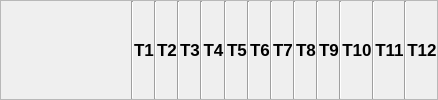
              <widget class="QFrame" name="frame_14">
               <property name="minimumSize">
                <size>
                 <width>0</width>
                 <height>50</height>
                </size>
               </property>
               <property name="styleSheet">
                <string notr="true"/>
               </property>
               <property name="frameShape">
                <enum>QFrame::StyledPanel</enum>
               </property>
               <property name="frameShadow">
                <enum>QFrame::Raised</enum>
               </property>
               <layout class="QHBoxLayout" name="horizontalLayout_5">
                <property name="spacing">
                 <number>0</number>
                </property>
                <property name="leftMargin">
                 <number>0</number>
                </property>
                <property name="topMargin">
                 <number>0</number>
                </property>
                <property name="rightMargin">
                 <number>0</number>
                </property>
                <property name="bottomMargin">
                 <number>0</number>
                </property>
                <item>
                 <widget class="QFrame" name="frame_15">
                  <property name="minimumSize">
                   <size>
                    <width>130</width>
                    <height>0</height>
                   </size>
                  </property>
                  <property name="maximumSize">
                   <size>
                    <width>130</width>
                    <height>16777215</height>
                   </size>
                  </property>
                  <property name="styleSheet">
                   <string notr="true">border:none;
</string>
                  </property>
                  <property name="frameShape">
                   <enum>QFrame::StyledPanel</enum>
                  </property>
                  <property name="frameShadow">
                   <enum>QFrame::Raised</enum>
                  </property>
                  <layout class="QGridLayout" name="gridLayout_3">
                   <property name="leftMargin">
                    <number>0</number>
                   </property>
                   <property name="topMargin">
                    <number>0</number>
                   </property>
                   <property name="rightMargin">
                    <number>0</number>
                   </property>
                   <property name="bottomMargin">
                    <number>0</number>
                   </property>
                   <property name="spacing">
                    <number>0</number>
                   </property>
                   <item row="0" column="0">
                    <widget class="QLabel" name="label_3">
                     <property name="font">
                      <font>
                       <pointsize>13</pointsize>
                       <weight>75</weight>
                       <bold>true</bold>
                      </font>
                     </property>
                     <property name="styleSheet">
                      <string notr="true">border:none;</string>
                     </property>
                     <property name="text">
                      <string/>
                     </property>
                     <property name="alignment">
                      <set>Qt::AlignCenter</set>
                     </property>
                    </widget>
                   </item>
                  </layout>
                 </widget>
                </item>
                <item>
                 <widget class="Line" name="line">
                  <property name="orientation">
                   <enum>Qt::Vertical</enum>
                  </property>
                 </widget>
                </item>
                <item>
                 <widget class="QFrame" name="frame_16">
                  <property name="styleSheet">
                   <string notr="true">border:none;
</string>
                  </property>
                  <property name="frameShape">
                   <enum>QFrame::StyledPanel</enum>
                  </property>
                  <property name="frameShadow">
                   <enum>QFrame::Raised</enum>
                  </property>
                  <layout class="QGridLayout" name="gridLayout_4">
                   <property name="leftMargin">
                    <number>0</number>
                   </property>
                   <property name="topMargin">
                    <number>0</number>
                   </property>
                   <property name="rightMargin">
                    <number>0</number>
                   </property>
                   <property name="bottomMargin">
                    <number>0</number>
                   </property>
                   <property name="spacing">
                    <number>0</number>
                   </property>
                   <item row="0" column="0">
                    <widget class="QLabel" name="label_11">
                     <property name="font">
                      <font>
                       <pointsize>13</pointsize>
                       <weight>75</weight>
                       <bold>true</bold>
                      </font>
                     </property>
                     <property name="text">
                      <string>T1</string>
                     </property>
                     <property name="alignment">
                      <set>Qt::AlignCenter</set>
                     </property>
                    </widget>
                   </item>
                  </layout>
                 </widget>
                </item>
                <item>
                 <widget class="Line" name="line_2">
                  <property name="orientation">
                   <enum>Qt::Vertical</enum>
                  </property>
                 </widget>
                </item>
                <item>
                 <widget class="QFrame" name="frame_17">
                  <property name="styleSheet">
                   <string notr="true">border:none;
</string>
                  </property>
                  <property name="frameShape">
                   <enum>QFrame::StyledPanel</enum>
                  </property>
                  <property name="frameShadow">
                   <enum>QFrame::Raised</enum>
                  </property>
                  <layout class="QGridLayout" name="gridLayout_5">
                   <property name="leftMargin">
                    <number>0</number>
                   </property>
                   <property name="topMargin">
                    <number>0</number>
                   </property>
                   <property name="rightMargin">
                    <number>0</number>
                   </property>
                   <property name="bottomMargin">
                    <number>0</number>
                   </property>
                   <property name="spacing">
                    <number>0</number>
                   </property>
                   <item row="0" column="0">
                    <widget class="QLabel" name="label_12">
                     <property name="font">
                      <font>
                       <pointsize>13</pointsize>
                       <weight>75</weight>
                       <bold>true</bold>
                      </font>
                     </property>
                     <property name="text">
                      <string>T2</string>
                     </property>
                     <property name="alignment">
                      <set>Qt::AlignCenter</set>
                     </property>
                    </widget>
                   </item>
                  </layout>
                 </widget>
                </item>
                <item>
                 <widget class="Line" name="line_3">
                  <property name="orientation">
                   <enum>Qt::Vertical</enum>
                  </property>
                 </widget>
                </item>
                <item>
                 <widget class="QFrame" name="frame_20">
                  <property name="styleSheet">
                   <string notr="true">border:none;
</string>
                  </property>
                  <property name="frameShape">
                   <enum>QFrame::StyledPanel</enum>
                  </property>
                  <property name="frameShadow">
                   <enum>QFrame::Raised</enum>
                  </property>
                  <layout class="QGridLayout" name="gridLayout_6">
                   <property name="leftMargin">
                    <number>0</number>
                   </property>
                   <property name="topMargin">
                    <number>0</number>
                   </property>
                   <property name="rightMargin">
                    <number>0</number>
                   </property>
                   <property name="bottomMargin">
                    <number>0</number>
                   </property>
                   <property name="spacing">
                    <number>0</number>
                   </property>
                   <item row="0" column="0">
                    <widget class="QLabel" name="label_13">
                     <property name="font">
                      <font>
                       <pointsize>13</pointsize>
                       <weight>75</weight>
                       <bold>true</bold>
                      </font>
                     </property>
                     <property name="text">
                      <string>T3</string>
                     </property>
                     <property name="alignment">
                      <set>Qt::AlignCenter</set>
                     </property>
                    </widget>
                   </item>
                  </layout>
                 </widget>
                </item>
                <item>
                 <widget class="Line" name="line_4">
                  <property name="orientation">
                   <enum>Qt::Vertical</enum>
                  </property>
                 </widget>
                </item>
                <item>
                 <widget class="QFrame" name="frame_21">
                  <property name="styleSheet">
                   <string notr="true">border:none;
</string>
                  </property>
                  <property name="frameShape">
                   <enum>QFrame::StyledPanel</enum>
                  </property>
                  <property name="frameShadow">
                   <enum>QFrame::Raised</enum>
                  </property>
                  <layout class="QGridLayout" name="gridLayout_7">
                   <property name="leftMargin">
                    <number>0</number>
                   </property>
                   <property name="topMargin">
                    <number>0</number>
                   </property>
                   <property name="rightMargin">
                    <number>0</number>
                   </property>
                   <property name="bottomMargin">
                    <number>0</number>
                   </property>
                   <property name="spacing">
                    <number>0</number>
                   </property>
                   <item row="0" column="0">
                    <widget class="QLabel" name="label_14">
                     <property name="font">
                      <font>
                       <pointsize>13</pointsize>
                       <weight>75</weight>
                       <bold>true</bold>
                      </font>
                     </property>
                     <property name="text">
                      <string>T4</string>
                     </property>
                     <property name="alignment">
                      <set>Qt::AlignCenter</set>
                     </property>
                    </widget>
                   </item>
                  </layout>
                 </widget>
                </item>
                <item>
                 <widget class="Line" name="line_5">
                  <property name="orientation">
                   <enum>Qt::Vertical</enum>
                  </property>
                 </widget>
                </item>
                <item>
                 <widget class="QFrame" name="frame_22">
                  <property name="styleSheet">
                   <string notr="true">border:none;
</string>
                  </property>
                  <property name="frameShape">
                   <enum>QFrame::StyledPanel</enum>
                  </property>
                  <property name="frameShadow">
                   <enum>QFrame::Raised</enum>
                  </property>
                  <layout class="QGridLayout" name="gridLayout_8">
                   <property name="leftMargin">
                    <number>0</number>
                   </property>
                   <property name="topMargin">
                    <number>0</number>
                   </property>
                   <property name="rightMargin">
                    <number>0</number>
                   </property>
                   <property name="bottomMargin">
                    <number>0</number>
                   </property>
                   <property name="spacing">
                    <number>0</number>
                   </property>
                   <item row="0" column="0">
                    <widget class="QLabel" name="label_15">
                     <property name="font">
                      <font>
                       <pointsize>13</pointsize>
                       <weight>75</weight>
                       <bold>true</bold>
                      </font>
                     </property>
                     <property name="text">
                      <string>T5</string>
                     </property>
                     <property name="alignment">
                      <set>Qt::AlignCenter</set>
                     </property>
                    </widget>
                   </item>
                  </layout>
                 </widget>
                </item>
                <item>
                 <widget class="Line" name="line_6">
                  <property name="orientation">
                   <enum>Qt::Vertical</enum>
                  </property>
                 </widget>
                </item>
                <item>
                 <widget class="QFrame" name="frame_23">
                  <property name="styleSheet">
                   <string notr="true">border:none;
</string>
                  </property>
                  <property name="frameShape">
                   <enum>QFrame::StyledPanel</enum>
                  </property>
                  <property name="frameShadow">
                   <enum>QFrame::Raised</enum>
                  </property>
                  <layout class="QGridLayout" name="gridLayout_9">
                   <property name="leftMargin">
                    <number>0</number>
                   </property>
                   <property name="topMargin">
                    <number>0</number>
                   </property>
                   <property name="rightMargin">
                    <number>0</number>
                   </property>
                   <property name="bottomMargin">
                    <number>0</number>
                   </property>
                   <property name="spacing">
                    <number>0</number>
                   </property>
                   <item row="0" column="0">
                    <widget class="QLabel" name="label_16">
                     <property name="font">
                      <font>
                       <pointsize>13</pointsize>
                       <weight>75</weight>
                       <bold>true</bold>
                      </font>
                     </property>
                     <property name="text">
                      <string>T6</string>
                     </property>
                     <property name="alignment">
                      <set>Qt::AlignCenter</set>
                     </property>
                    </widget>
                   </item>
                  </layout>
                 </widget>
                </item>
                <item>
                 <widget class="Line" name="line_7">
                  <property name="orientation">
                   <enum>Qt::Vertical</enum>
                  </property>
                 </widget>
                </item>
                <item>
                 <widget class="QFrame" name="frame_24">
                  <property name="styleSheet">
                   <string notr="true">border:none;
</string>
                  </property>
                  <property name="frameShape">
                   <enum>QFrame::StyledPanel</enum>
                  </property>
                  <property name="frameShadow">
                   <enum>QFrame::Raised</enum>
                  </property>
                  <layout class="QGridLayout" name="gridLayout_10">
                   <property name="leftMargin">
                    <number>0</number>
                   </property>
                   <property name="topMargin">
                    <number>0</number>
                   </property>
                   <property name="rightMargin">
                    <number>0</number>
                   </property>
                   <property name="bottomMargin">
                    <number>0</number>
                   </property>
                   <property name="spacing">
                    <number>0</number>
                   </property>
                   <item row="0" column="0">
                    <widget class="QLabel" name="label_17">
                     <property name="font">
                      <font>
                       <pointsize>13</pointsize>
                       <weight>75</weight>
                       <bold>true</bold>
                      </font>
                     </property>
                     <property name="text">
                      <string>T7</string>
                     </property>
                     <property name="alignment">
                      <set>Qt::AlignCenter</set>
                     </property>
                    </widget>
                   </item>
                  </layout>
                 </widget>
                </item>
                <item>
                 <widget class="Line" name="line_8">
                  <property name="orientation">
                   <enum>Qt::Vertical</enum>
                  </property>
                 </widget>
                </item>
                <item>
                 <widget class="QFrame" name="frame_25">
                  <property name="styleSheet">
                   <string notr="true">border:none;
</string>
                  </property>
                  <property name="frameShape">
                   <enum>QFrame::StyledPanel</enum>
                  </property>
                  <property name="frameShadow">
                   <enum>QFrame::Raised</enum>
                  </property>
                  <layout class="QGridLayout" name="gridLayout_11">
                   <property name="leftMargin">
                    <number>0</number>
                   </property>
                   <property name="topMargin">
                    <number>0</number>
                   </property>
                   <property name="rightMargin">
                    <number>0</number>
                   </property>
                   <property name="bottomMargin">
                    <number>0</number>
                   </property>
                   <property name="spacing">
                    <number>0</number>
                   </property>
                   <item row="0" column="0">
                    <widget class="QLabel" name="label_18">
                     <property name="font">
                      <font>
                       <pointsize>13</pointsize>
                       <weight>75</weight>
                       <bold>true</bold>
                      </font>
                     </property>
                     <property name="text">
                      <string>T8</string>
                     </property>
                     <property name="alignment">
                      <set>Qt::AlignCenter</set>
                     </property>
                    </widget>
                   </item>
                  </layout>
                 </widget>
                </item>
                <item>
                 <widget class="Line" name="line_9">
                  <property name="orientation">
                   <enum>Qt::Vertical</enum>
                  </property>
                 </widget>
                </item>
                <item>
                 <widget class="QFrame" name="frame_26">
                  <property name="styleSheet">
                   <string notr="true">border:none;
</string>
                  </property>
                  <property name="frameShape">
                   <enum>QFrame::StyledPanel</enum>
                  </property>
                  <property name="frameShadow">
                   <enum>QFrame::Raised</enum>
                  </property>
                  <layout class="QGridLayout" name="gridLayout_12">
                   <property name="leftMargin">
                    <number>0</number>
                   </property>
                   <property name="topMargin">
                    <number>0</number>
                   </property>
                   <property name="rightMargin">
                    <number>0</number>
                   </property>
                   <property name="bottomMargin">
                    <number>0</number>
                   </property>
                   <property name="spacing">
                    <number>0</number>
                   </property>
                   <item row="0" column="0">
                    <widget class="QLabel" name="label_19">
                     <property name="font">
                      <font>
                       <pointsize>13</pointsize>
                       <weight>75</weight>
                       <bold>true</bold>
                      </font>
                     </property>
                     <property name="text">
                      <string>T9</string>
                     </property>
                     <property name="alignment">
                      <set>Qt::AlignCenter</set>
                     </property>
                    </widget>
                   </item>
                  </layout>
                 </widget>
                </item>
                <item>
                 <widget class="Line" name="line_10">
                  <property name="orientation">
                   <enum>Qt::Vertical</enum>
                  </property>
                 </widget>
                </item>
                <item>
                 <widget class="QFrame" name="frame_27">
                  <property name="styleSheet">
                   <string notr="true">border:none;
</string>
                  </property>
                  <property name="frameShape">
                   <enum>QFrame::StyledPanel</enum>
                  </property>
                  <property name="frameShadow">
                   <enum>QFrame::Raised</enum>
                  </property>
                  <layout class="QGridLayout" name="gridLayout_13">
                   <property name="leftMargin">
                    <number>0</number>
                   </property>
                   <property name="topMargin">
                    <number>0</number>
                   </property>
                   <property name="rightMargin">
                    <number>0</number>
                   </property>
                   <property name="bottomMargin">
                    <number>0</number>
                   </property>
                   <property name="spacing">
                    <number>0</number>
                   </property>
                   <item row="0" column="0">
                    <widget class="QLabel" name="label_20">
                     <property name="font">
                      <font>
                       <pointsize>13</pointsize>
                       <weight>75</weight>
                       <bold>true</bold>
                      </font>
                     </property>
                     <property name="text">
                      <string>T10</string>
                     </property>
                     <property name="alignment">
                      <set>Qt::AlignCenter</set>
                     </property>
                    </widget>
                   </item>
                  </layout>
                 </widget>
                </item>
                <item>
                 <widget class="Line" name="line_11">
                  <property name="orientation">
                   <enum>Qt::Vertical</enum>
                  </property>
                 </widget>
                </item>
                <item>
                 <widget class="QFrame" name="frame_28">
                  <property name="styleSheet">
                   <string notr="true">border:none;
</string>
                  </property>
                  <property name="frameShape">
                   <enum>QFrame::StyledPanel</enum>
                  </property>
                  <property name="frameShadow">
                   <enum>QFrame::Raised</enum>
                  </property>
                  <layout class="QGridLayout" name="gridLayout_14">
                   <property name="leftMargin">
                    <number>0</number>
                   </property>
                   <property name="topMargin">
                    <number>0</number>
                   </property>
                   <property name="rightMargin">
                    <number>0</number>
                   </property>
                   <property name="bottomMargin">
                    <number>0</number>
                   </property>
                   <property name="spacing">
                    <number>0</number>
                   </property>
                   <item row="0" column="0">
                    <widget class="QLabel" name="label_21">
                     <property name="font">
                      <font>
                       <pointsize>13</pointsize>
                       <weight>75</weight>
                       <bold>true</bold>
                      </font>
                     </property>
                     <property name="text">
                      <string>T11</string>
                     </property>
                     <property name="alignment">
                      <set>Qt::AlignCenter</set>
                     </property>
                    </widget>
                   </item>
                  </layout>
                 </widget>
                </item>
                <item>
                 <widget class="Line" name="line_12">
                  <property name="orientation">
                   <enum>Qt::Vertical</enum>
                  </property>
                 </widget>
                </item>
                <item>
                 <widget class="QFrame" name="frame_29">
                  <property name="styleSheet">
                   <string notr="true">border:none;
</string>
                  </property>
                  <property name="frameShape">
                   <enum>QFrame::StyledPanel</enum>
                  </property>
                  <property name="frameShadow">
                   <enum>QFrame::Raised</enum>
                  </property>
                  <layout class="QGridLayout" name="gridLayout_15">
                   <property name="leftMargin">
                    <number>0</number>
                   </property>
                   <property name="topMargin">
                    <number>0</number>
                   </property>
                   <property name="rightMargin">
                    <number>0</number>
                   </property>
                   <property name="bottomMargin">
                    <number>0</number>
                   </property>
                   <property name="spacing">
                    <number>0</number>
                   </property>
                   <item row="0" column="0">
                    <widget class="QLabel" name="label_22">
                     <property name="font">
                      <font>
                       <pointsize>13</pointsize>
                       <weight>75</weight>
                       <bold>true</bold>
                      </font>
                     </property>
                     <property name="text">
                      <string>T12</string>
                     </property>
                     <property name="alignment">
                      <set>Qt::AlignCenter</set>
                     </property>
                    </widget>
                   </item>
                  </layout>
                 </widget>
                </item>
               </layout>
              </widget>
